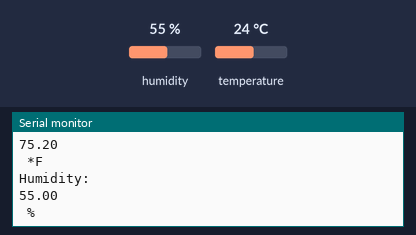
A sketch run on a simulated ESP8266 (NodeMCU). Parts: the last lines printed to the serial monitor. Inputs (shaded band) come from the test bench; at power-on: humidity 55 %, temperature 24 °C. WiFi joins after 1.5 s; servers stay silent unless stated.

Above: at 2.7 s.
2.8 s: humidity set to 22 %
At 5.8 s:
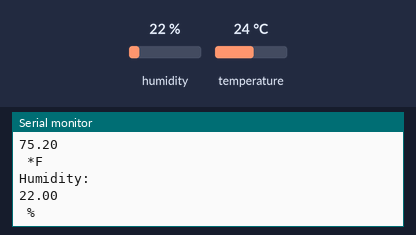
6.1 s: temperature set to 12 °C
9.4 s: humidity set to 40 %
At 12.7 s:
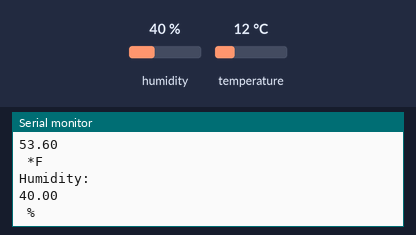
Timing chart, 0 to 14.2 s (numbered marks = the images above; inputs shaded):
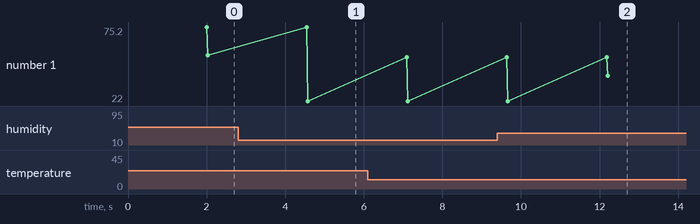

Measured:
- after the input at 2.8 s, the serial monitor: prints a new line after 1.8 s (image 1)
- after the input at 9.4 s, the serial monitor: prints a new line after 2.8 s (image 2)
- plotted number 1: 55 → 22 after the input at 2.8 s, 22 → 40 after the input at 9.4 s

The sketch:

NodeMCU_Source_Code.ino
```cpp
/*  NodeMCU ESP8266 Temperature And Humidity With DHT11 / DHT22 Sensor And Flutter App
 *
 *  GitHub URL - https://github.com/narayanvyas/NodeMCU-Temperature-And-Humidity-With-DHT11-DHT22-Sensor-And-Flutter-App
 *
 *  Developed By Web Dev Fusion
 *  URL - https://www.webdevfusion.com
 *
 * Components
 * ----------
 *  - NodeMCU
 *  - 10KOhm Resistor
 *  - DHT11 / DHT22
 *  - jumper wires
 *  - Breadboard
 *
 *  Libraries
 *  ---------
 *  - DHT - https://github.com/adafruit/DHT-sensor-library
 *
 * Connections
 * -----------
 *      DHT       |    NodeMCU
 *  -----------------------------
 *      1         |      3.3V  (Left Pin Number 1)
 *      2         |      4 (Digital Pin 2 On NodeMCU)
 *      3         |      Unplugged (If you have)
 *      4         |      GND
 *
 */

#include "DHT.h"
#include <ESP8266WiFi.h>
#include <WiFiClient.h>
#include <ESP8266WebServer.h>


/* Set these to your desired credentials. */
const char *ssid = "*****";
const char *password = "*****";

#define DHTPIN 4    // what pin we're connected to
#define DHTTYPE DHT22   // DHT 11  (AM2302)
DHT dht(DHTPIN, DHTTYPE);

float c,f,h;
String dhtData;
boolean sensorError = false;

ESP8266WebServer server(80);

void handleRoot() {
  // Sending sample message if you try to open configured IP Address
  server.send(200, "text/html", "<h1>You are connected</h1>");
}

void setup() {
  Serial.begin(9600);
  //Trying to connect to the WiFi
  WiFi.begin(ssid, password);
  while (WiFi.status() != WL_CONNECTED) {
    delay(500);
    Serial.print("*");
  }

  // Setting IP Address to 192.168.1.200, you can change it as per your need, you also need to change IP in Flutter app too.
  WiFi.mode(WIFI_STA);
  IPAddress ip(192, 168, 1, 200);
  IPAddress gateway(192, 168, 1, 1);
  IPAddress subnet(255, 255, 255, 0);
  WiFi.config(ip, gateway, subnet);
  Serial.println(WiFi.localIP());
  server.on("/", handleRoot);
  server.on("/dht", sendDhtData);
  server.begin();
  Serial.println("HTTP server started");
  Serial.println("DHT11 Sensor");
  dht.begin();
}

void sendDhtData() {
  server.send(200, "text/plain", dhtData);
}

void loop() {
  server.handleClient();
  c = dht.readTemperature();
  f = dht.readTemperature(true);
  h = dht.readHumidity();
  delay(500);
  // check if returns are valid, if they are NaN (not a number) then something went wrong!
  if (isnan(c) || isnan(h) || isnan(f)) {
    Serial.print("Sensor Not Connected");
    sensorError=true;
  } else {
    Serial.println("Temperature In Celcius: ");
    Serial.print(c);
    Serial.println(" *C");
    Serial.println("Temperature In Fahrenheit: ");
    Serial.println(f);
    Serial.println(" *F");
    Serial.println("Humidity: ");
    Serial.println(h);
    Serial.println(" %");
  }
  // If there is any issue in sensor connections, it will send 000 as String.
  if(sensorError) {
    dhtData = "sensorError";
  }
  else {
    dhtData = String(c) + ' ' + String(f) + ' ' + String(h);
  }
  delay(2000);
}
```
